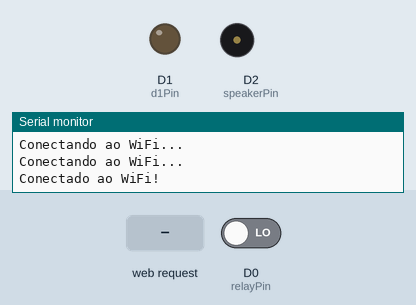
Recording of a sketch running on a simulated ESP8266 (NodeMCU). Shown: output pins drawn as LEDs (lit = HIGH), buzzer (waves = sounding), the last lines printed to the serial monitor. Inputs (shaded band) come from the test bench; at power-on: D0 (relayPin) LOW. WiFi joins after 1.5 s; servers stay silent unless stated.

Above: at 2.7 s.
2.8 s: HTTP request GET /d1_activar received
At 3.6 s:
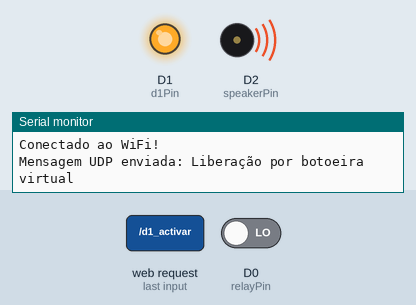
5.8 s: D0 (relayPin) driven HIGH
At 6.4 s:
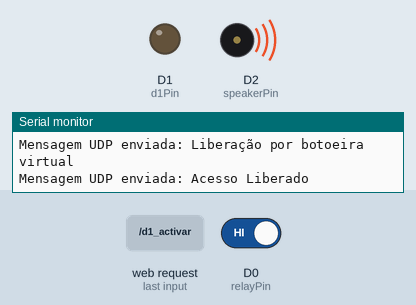
Timing chart, 0 to 9.3 s (numbered marks = the images above; inputs shaded):
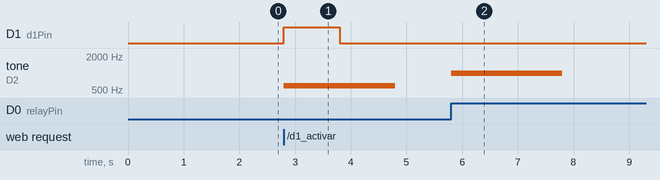

The sketch:

SS202.ino
```cpp
#include <ESP8266WiFi.h>      // Inclui a biblioteca para controle Wi-Fi no ESP8266
#include <WiFiUdp.h>          // Inclui a biblioteca para comunicação UDP
#include <SoftwareSerial.h>
#include <ESP8266WebServer.h>  // Biblioteca para o servidor HTTP

// Variáveis globais de configuração
char ssid[32] = "Chapolim";         // Nome da rede Wi-Fi
char password[32] = "chapolim2014"; // Senha da rede Wi-Fi
IPAddress localIP(192, 168, 2, 108); // IP estático do ESP8266
IPAddress gateway(192, 168, 2, 1);   // Gateway (roteador)
IPAddress subnet(255, 255, 255, 0);  // Máscara de sub-rede
char udpAddress[16] = "192.168.2.100"; // IP do servidor UDP
int udpPort = 6070;                   // Porta UDP do servidor

WiFiUDP udp;                          // Cria um objeto UDP
ESP8266WebServer server(80);          // Instância do servidor HTTP na porta 80

int relayPin = D0;                    // Pino onde o relé está conectado
int d1Pin = D1;                       // Pino D1
int speakerPin = D2;                  // Pino do speaker
bool lastRelayState = LOW;            // Estado anterior do relé
bool currentRelayState = LOW;         // Estado atual do relé
bool isPacketSent = false;            // Flag para evitar duplicação de pacotes

void setup() {
  Serial.begin(115200);               // Inicia a comunicação serial para debug

  WiFi.config(localIP, gateway, subnet); // Configura o IP estático
  WiFi.begin(ssid, password);         // Conecta ao Wi-Fi

  while (WiFi.status() != WL_CONNECTED) { // Aguarda a conexão com a rede Wi-Fi
    delay(500);
    Serial.println("Conectando ao WiFi...");
  }
  Serial.println("Conectado ao WiFi!");

  udp.begin(udpPort);                 // Inicia o objeto UDP na porta especificada
  pinMode(relayPin, INPUT);           // Configura o pino do relé como entrada
  pinMode(d1Pin, OUTPUT);             // Configura o pino D1 como saída
  pinMode(speakerPin, OUTPUT);        // Configura o pino D2 (speaker) como saída

  // Rota para acionar o D1
  server.on("/d1_activar", HTTP_GET, []() {
    digitalWrite(d1Pin, HIGH);  // Aciona o pino D1
    tone(speakerPin, 600, 2000);  // Emite som no pino D2 (speaker)

    // Envia o pacote UDP
    String message = "Liberação por botoeira virtual";
    udp.beginPacket(udpAddress, udpPort);
    udp.print(message);
    udp.endPacket();
    Serial.println("Mensagem UDP enviada: Liberação por botoeira virtual");

    // Responde ao cliente HTTP
    server.send(200, "application/json", "{\"message\": \"D1 acionado com sucesso\"}");
    delay(1000);
    digitalWrite(d1Pin, LOW);  // Desliga o pino D1 após 1 segundo
  });

  server.begin();  // Inicia o servidor HTTP
}

void loop() {
  server.handleClient();  // Processa as requisições HTTP

  // Verifica a conexão Wi-Fi e reconecta se necessário
  if (WiFi.status() != WL_CONNECTED) {
    Serial.println("WiFi desconectado! Tentando reconectar...");
    WiFi.disconnect();
    delay(1000);
    WiFi.begin(ssid, password);
  }

  // Lê o estado atual do pino do relé
  currentRelayState = digitalRead(relayPin);

  // Detecta a transição de LOW para HIGH e aciona o bip longo
  if (currentRelayState == HIGH && lastRelayState == LOW && !isPacketSent) {
    String message = "SA 202: Acesso Liberado";
    udp.beginPacket(udpAddress, udpPort);
    udp.print(message);
    udp.endPacket();
    Serial.println("Mensagem UDP enviada: Acesso Liberado");
    isPacketSent = true;

    // Gerar um bip longo
    tone(speakerPin, 1000, 2000);  // Frequência de 1 kHz por 1 segundo
  }

  // Detecta a transição de HIGH para LOW e reseta a flag para o próximo envio
  if (currentRelayState == LOW && lastRelayState == HIGH) {
    isPacketSent = false;
  }

  // Atualiza o estado anterior para o próximo ciclo
  lastRelayState = currentRelayState;
}
```

Measured:
- after the input at 2.8 s, D1 (d1Pin): LOW → HIGH at once, → LOW 1.0 s later; tone on D2 (speakerPin): silent → 600 Hz at once, → silent 2.0 s later
- after the input at 5.8 s, tone on D2 (speakerPin): silent → 1000 Hz at once, → silent 2.0 s later
